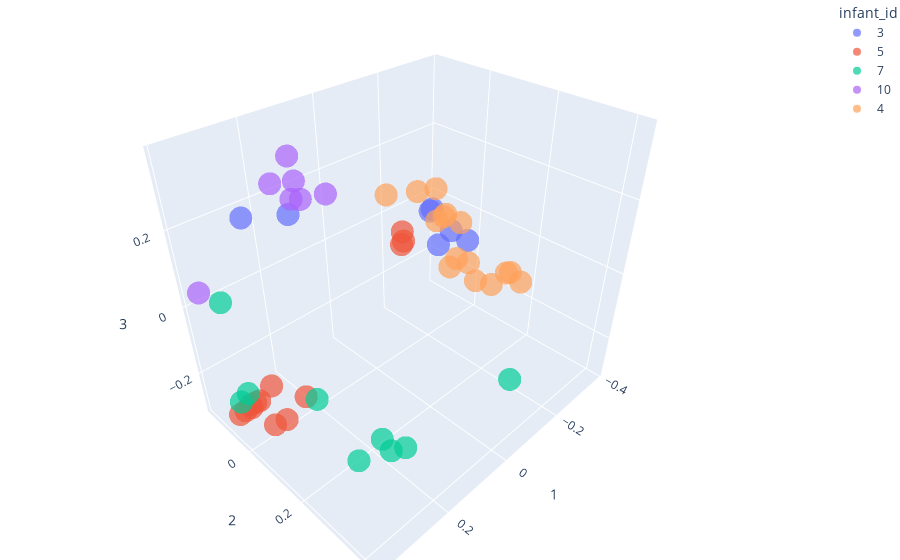

The notebook cell saved with this chart:
### Markdown cell above
#### Infant clustering

### Code cell
fig = px.scatter_3d(pcoa_braycurtis_metadata_246_merged,
                    x=1,
                    y=2,
                    z=3,
                    color='infant_id',
                    opacity=0.7)

fig.update_layout(margin=dict(l=0, r=0, b=0, t=0))
fig.show()

### Figure 1 — Plotly figure (JSON) as saved in the notebook; plotly's stock layout.template omitted (floating-point values rounded to 4 significant figures)
{"data": [{"hovertemplate": "infant_id=3<br>1=%{x}<br>2=%{y}<br>3=%{z}<extra></extra>", "legendgroup": "3", "marker": {"color": "#636efa", "opacity": 0.7, "symbol": "circle"}, "mode": "markers", "name": "3", "scene": "scene", "showlegend": true, "type": "scatter3d", "x": [0.05686, 0.0979, 0.25, 0.2218, 0.07062, -0.2632, -0.3262], "y": [0.3368, 0.3004, -0.1456, -0.003058, 0.3071, -0.05339, -0.1195], "z": [0.2516, 0.244, 0.1818, 0.2365, 0.2659, 0.03761, -0.02044]}, {"hovertemplate": "infant_id=5<br>1=%{x}<br>2=%{y}<br>3=%{z}<extra></extra>", "legendgroup": "5", "marker": {"color": "#EF553B", "opacity": 0.7, "symbol": "circle"}, "mode": "markers", "name": "5", "scene": "scene", "showlegend": true, "type": "scatter3d", "x": [-0.2592, -0.2582, 0.3391, 0.3773, 0.3569, 0.3159, 0.3382, 0.2789, 0.3258, 0.2257, 0.2942, 0.3264, -0.2486], "y": [-0.1645, -0.1588, -0.08845, -0.07303, -0.08309, -0.0829, -0.08612, -0.07948, -0.08552, -0.01355, -0.003893, -0.005877, -0.1574], "z": [-0.07951, -0.1074, -0.2862, -0.2804, -0.2901, -0.2849, -0.2951, -0.2575, -0.2854, -0.2861, -0.3085, -0.3034, -0.1144]}, {"hovertemplate": "infant_id=7<br>1=%{x}<br>2=%{y}<br>3=%{z}<extra></extra>", "legendgroup": "7", "marker": {"color": "#00cc96", "opacity": 0.7, "symbol": "circle"}, "mode": "markers", "name": "7", "scene": "scene", "showlegend": true, "type": "scatter3d", "x": [0.3333, 0.3723, 0.3548, 0.2471, 0.2383, 0.2798, 0.2402, 0.3002, -0.002833], "y": [-0.1508, -0.06561, -0.0579, 0.3178, 0.3526, 0.1132, 0.2829, 0.2735, 0.4253], "z": [-0.008202, -0.2369, -0.2153, -0.1953, -0.1642, -0.1658, -0.1929, -0.2196, -0.08533]}, {"hovertemplate": "infant_id=10<br>1=%{x}<br>2=%{y}<br>3=%{z}<extra></extra>", "legendgroup": "10", "marker": {"color": "#ab63fa", "opacity": 0.7, "symbol": "circle"}, "mode": "markers", "name": "10", "scene": "scene", "showlegend": true, "type": "scatter3d", "x": [0.3836, 0.2051, 0.2398, 0.2146, 0.2584, 0.244, 0.1974], "y": [-0.1403, 0.1061, 0.07237, 0.005671, 0.002685, 0.04739, -0.006352], "z": [0.05081, 0.3183, 0.3073, 0.3663, 0.3216, 0.2995, 0.3026]}, {"hovertemplate": "infant_id=4<br>1=%{x}<br>2=%{y}<br>3=%{z}<extra></extra>", "legendgroup": "4", "marker": {"color": "#FFA15A", "opacity": 0.7, "symbol": "circle"}, "mode": "markers", "name": "4", "scene": "scene", "showlegend": true, "type": "scatter3d", "x": [-0.342, -0.3388, -0.364, -0.3698, -0.3817, -0.3774, -0.2496, -0.1765, -0.3698, -0.2654, -0.2121, -0.2916, -0.3763, -0.3722, -0.3379], "y": [-0.05151, -0.02517, -0.1343, -0.005731, -0.11, -0.1128, -0.09586, -0.1391, -0.1338, 0.16, 0.1492, 0.0241, 0.1255, 0.1412, 0.2008], "z": [-0.186, -0.1431, 0.03092, -0.1627, -0.04909, -0.057, 0.07851, 0.07989, -0.07599, -0.1029, -0.0698, 0.01603, -0.1376, -0.1261, -0.1113]}], "layout": {"legend": {"title": {"text": "infant_id"}, "tracegroupgap": 0}, "margin": {"b": 0, "l": 0, "r": 0, "t": 0}, "scene": {"domain": {"x": [0, 1], "y": [0, 1]}, "xaxis": {"title": {"text": "1"}}, "yaxis": {"title": {"text": "2"}}, "zaxis": {"title": {"text": "3"}}}}}
